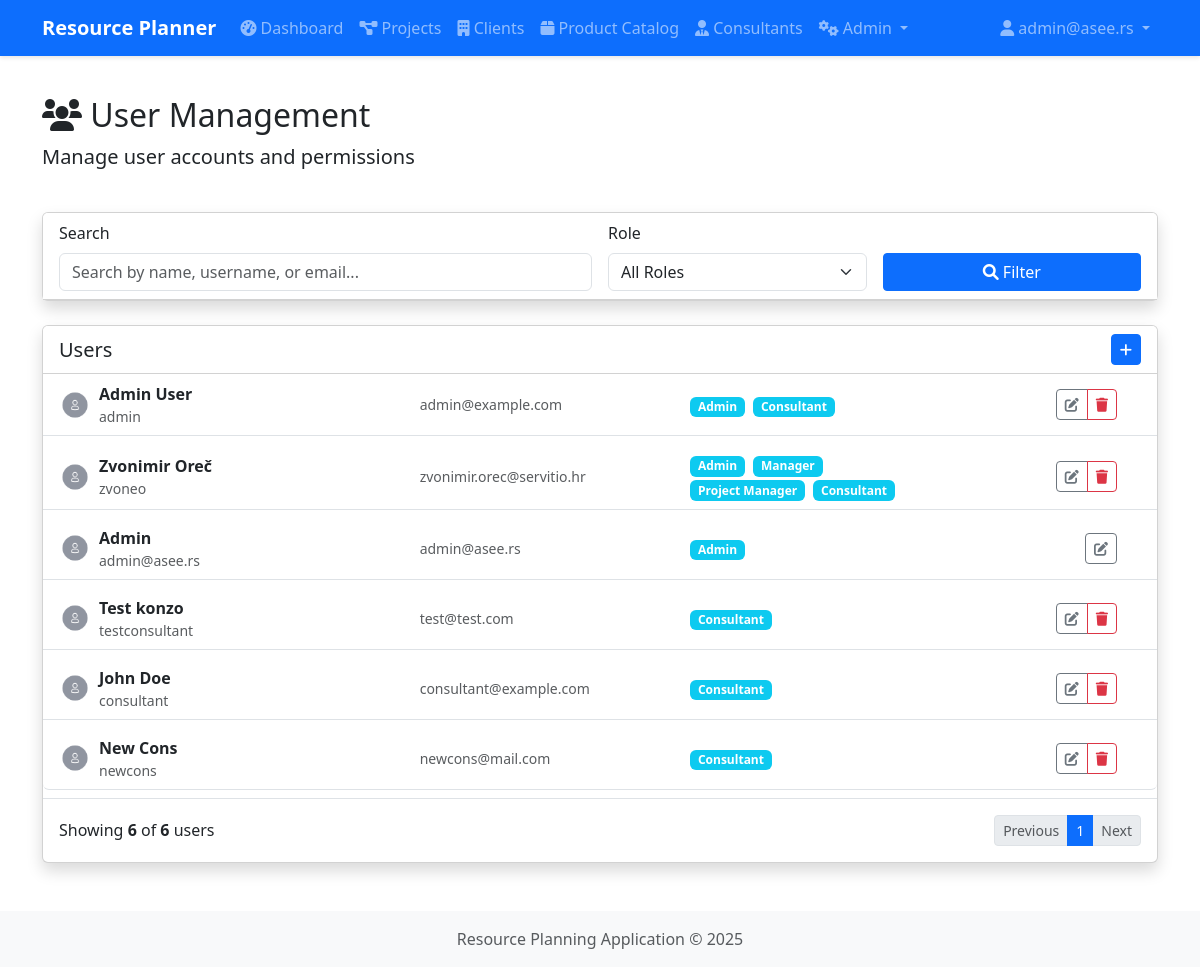
Before: /admin/users (signed in) with the older database file.
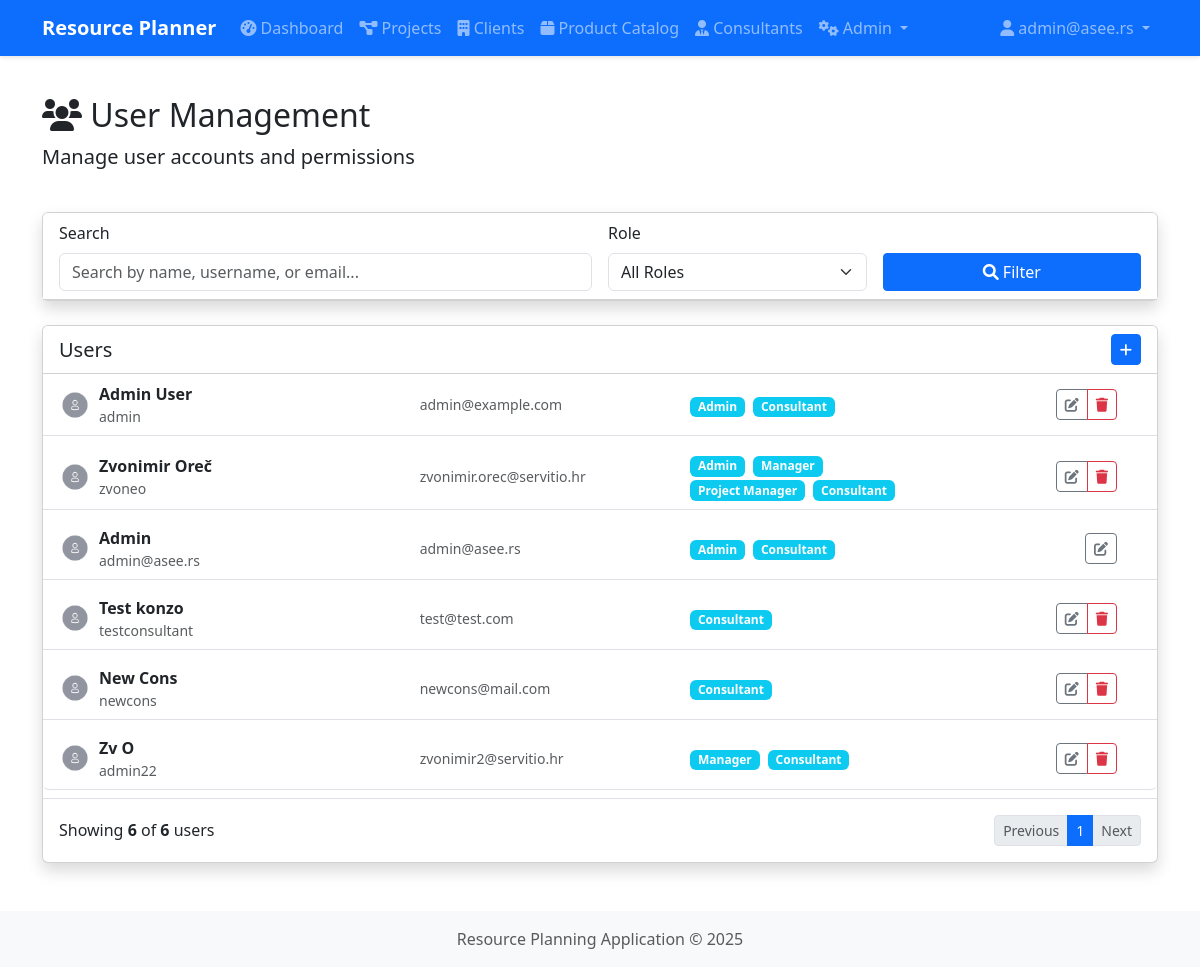
After: the same page with the newer database file.
### app/models.py (models this page shows, shortened)
class User(db.Model, UserMixin):
    __tablename__ = 'users'
    id = db.Column(db.Integer, primary_key=True)
    username = db.Column(db.String(80), unique=True, nullable=False)
    email = db.Column(db.String(120), unique=True, nullable=False)
    password_hash = db.Column(db.String(128))
    first_name = db.Column(db.String(50))
    last_name = db.Column(db.String(50))
    created_at = db.Column(db.DateTime, default=datetime.utcnow)
    is_active = db.Column(db.Boolean, default=True)
    updated_at = db.Column(db.DateTime, default=datetime.utcnow, onupdate=datetime.utcnow)
    consultants = db.relationship('Consultant', backref='user', lazy=True)
    roles = db.relationship('Role', secondary='user_roles', backref=db.backref('users', lazy=True))

class Role(db.Model):
    __tablename__ = 'roles'
    id = db.Column(db.Integer, primary_key=True)
    name = db.Column(db.String(20), unique=True, nullable=False)
    description = db.Column(db.String(100))

### app/routes/admin.py (the view, shortened to what this page needs)
@admin_bp.route('/users')
@login_required
@admin_required
def users():
    page = request.args.get('page', 1, type=int)
    per_page = 10  # Number of items per page
    search = request.args.get('search', '')
    role_filter = request.args.get('role_filter', '')
    status_filter = request.args.get('status_filter', '')
    query = User.query
    if role_filter:
        query = query.join(User.roles).filter(Role.id == role_filter)
    if status_filter:
        is_active = status_filter == 'active'
        query = query.filter(User.is_active == is_active)
    total_users = query.count()
    users_list = query.paginate(page=page, per_page=per_page, error_out=False)
    roles = Role.query.all()
    total_pages = (total_users + per_page - 1) // per_page  # Ceiling division
    return render_template(
        'admin/users.html',
        users=users_list.items,
        page=page,
        total_pages=total_pages,
        total_users=total_users,
        has_prev=users_list.has_prev,
        has_next=users_list.has_next,
        roles=roles
    )

### app/routes/admin.py (called while the page is built)
def admin_required(f):
    @wraps(f)
    def decorated_function(*args, **kwargs):
        if not current_user.is_authenticated or not (user_has_role(current_user, 'Admin') or current_user.username == 'admin'):
            flash('You do not have permission to access this page.', 'danger')
            return redirect(url_for('main.index'))
        return f(*args, **kwargs)
    return decorated_function

### app/utils.py (called while the page is built, shortened)
def user_has_role(user, role_name):
    if not user or not user.is_authenticated:
        return False
    try:
        role = Role.query.filter_by(name=role_name).first()
        if role and role in user.roles:
            return True
    except SQLAlchemyError as e:
        current_app.logger.error(f"Error checking role {role_name} for user {user.username}: {str(e)}")
        if role_name == 'Admin' and user.username == 'admin':
            return True
    return False

### app/templates/admin/users.html (shortened to what this page needs)
{% extends 'base.html' %}
{% block content %}
<div class="row mb-4">
    <div class="col">
        <h1 class="h2">
            <i class="fas fa-users"></i> User Management
        </h1>
        <p class="lead">Manage user accounts and permissions</p>
    </div>
</div>
<div class="row mb-4">
    <div class="col-12">
        <div class="card shadow">
            <div class="card-header bg-white">
                <form method="GET" action="{{ url_for('admin.users') }}" class="row g-3">
                    <div class="col-md-6 position-relative">
                        <label for="search" class="form-label">Search</label>
                        <div class="input-group">
                            <input type="text" name="search" id="search" class="form-control" placeholder="Search by name, username, or email..." value="{{ request.args.get('search', '') }}">
                        </div>
                    </div>
                    <div class="col-md-3">
                        <label for="role_filter" class="form-label">Role</label>
                        <select name="role_filter" id="role_filter" class="form-select">
                            <option value="">All Roles</option>
                        </select>
                    </div>
                    <div class="col-md-3 d-flex align-items-end">
                        <button type="submit" class="btn btn-primary w-100">
                            <i class="fas fa-search"></i> Filter
                        </button>
                    </div>
                </form>
            </div>
        </div>
    </div>
</div>
<div class="row">
    <div class="col-12">
        <div class="card shadow">
            <div class="card-header bg-white d-flex justify-content-between align-items-center">
                <h5 class="mb-0">Users</h5>
                <a href="#" class="btn btn-sm btn-primary add-user-btn" title="Add User">
                    <i class="fas fa-plus"></i>
                </a>
            </div>
            <div class="card-body p-0">
                {% if users %}
                <div class="accordion" id="usersAccordion">
                    {% for user in users %}
                    <div class="accordion-item mb-2 border-0 border-bottom">
                        <div class="accordion-header d-flex align-items-center py-2 px-3" id="heading-{{ user.id }}">
                            <div class="row w-100 align-items-center">
                                <div class="col-md-4">
                                    <div class="d-flex align-items-center">
                                        <img src="{{ user.avatar_url or url_for('static', filename='img/default-avatar.png') }}"
                                             alt="Avatar" class="rounded-circle me-2" width="32" height="32">
                                        <div>
                                            <strong>{{ user.first_name }} {{ user.last_name }}</strong>
                                            <div class="text-muted small">{{ user.username }}</div>
                                        </div>
                                    </div>
                                </div>
                                <div class="col-md-3">
                                    <div class="text-muted small">{{ user.email }}</div>
                                </div>
                                <div class="col-md-3">
                                    {% for role in user.roles %}
                                    <span class="badge bg-info me-1">{{ role.name }}</span>
                                    {% endfor %}
                                </div>
                                <div class="col-md-2 text-end">
                                    <div class="btn-group">
                                        <button class="btn btn-sm btn-outline-secondary" type="button" data-bs-toggle="collapse" data-bs-target="#collapse-{{ user.id }}" aria-expanded="false" aria-controls="collapse-{{ user.id }}" title="Edit User">
                                            <i class="fas fa-edit"></i>
                                        </button>
                                        {% if user.id != current_user.id %}
                                        <button type="button" class="btn btn-sm btn-outline-danger delete-user" data-id="{{ user.id }}" data-name="{{ user.username }}" title="Delete User">
                                            <i class="fas fa-trash"></i>
                                        </button>
                                        {% endif %}
                                    </div>
                                </div>
                            </div>
                        </div>
                    </div>
                    {% endfor %}
                </div>
                <div class="p-3 border-top">
                    <div class="d-flex justify-content-between align-items-center">
                        <div>
                            Showing <span class="fw-bold">{{ users|length }}</span> of <span class="fw-bold">{{ total_users }}</span> users
                        </div>
                        <nav aria-label="Page navigation">
                            <ul class="pagination pagination-sm mb-0">
                                <li class="page-item {% if not has_prev %}disabled{% endif %}">
                                    <a class="page-link" href="{{ url_for('admin.users', page=page-1, search=request.args.get('search', ''), role_filter=request.args.get('role_filter', ''), status_filter=request.args.get('status_filter', '')) }}">Previous</a>
                                </li>
                                {% for p in range(1, total_pages + 1) %}
                                <li class="page-item {% if p == page %}active{% endif %}">
                                    <a class="page-link" href="{{ url_for('admin.users', page=p, search=request.args.get('search', ''), role_filter=request.args.get('role_filter', ''), status_filter=request.args.get('status_filter', '')) }}">{{ p }}</a>
                                </li>
                                {% endfor %}
                                <li class="page-item {% if not has_next %}disabled{% endif %}">
                                    <a class="page-link" href="{{ url_for('admin.users', page=page+1, search=request.args.get('search', ''), role_filter=request.args.get('role_filter', ''), status_filter=request.args.get('status_filter', '')) }}">Next</a>
                                </li>
                            </ul>
                        </nav>
                    </div>
                </div>
                {% else %}
                <div class="alert alert-info m-3">
                    <i class="fas fa-info-circle"></i> No users found.
                </div>
                {% endif %}
            </div>
        </div>
    </div>
</div>
{% endblock %}

### app/templates/base.html (shortened to what this page needs)
<!DOCTYPE html>
<html lang="en">
<head>
    <link href="https://cdn.jsdelivr.net/npm/bootstrap@5.3.0-alpha1/dist/css/bootstrap.min.css" rel="stylesheet">
    <link rel="stylesheet" href="https://cdnjs.cloudflare.com/ajax/libs/font-awesome/6.0.0/css/all.min.css">
    <link rel="stylesheet" href="{{ url_for('static', filename='css/style.css') }}">
</head>
<body>
    <nav class="navbar navbar-expand-lg navbar-dark bg-primary">
        <div class="container">
            <a class="navbar-brand" href="{{ url_for('index') }}">Resource Planner</a>
            <div class="collapse navbar-collapse" id="navbarNav">
                {% if current_user.is_authenticated %}
                <ul class="navbar-nav me-auto">
                    <li class="nav-item">
                        <a class="nav-link" href="{{ url_for('admin.dashboard') }}">
                            <i class="fas fa-tachometer-alt"></i> Dashboard
                        </a>
                    </li>
                    <li class="nav-item">
                        <a class="nav-link" href="{{ url_for('projects.list_projects') }}">
                            <i class="fas fa-project-diagram"></i> Projects
                        </a>
                    </li>
                    <li class="nav-item">
                        <a class="nav-link" href="{{ url_for('clients.list_clients') }}">
                            <i class="fas fa-building"></i> Clients
                        </a>
                    </li>
                    <li class="nav-item">
                        <a class="nav-link" href="{{ url_for('catalog.list_products') }}">
                            <i class="fas fa-box"></i> Product Catalog
                        </a>
                    </li>
                    <li class="nav-item">
                        <a class="nav-link" href="{{ url_for('consultants.list_consultants') }}">
                            <i class="fas fa-user-tie"></i> Consultants
                        </a>
                    </li>
                    {% if 'Admin' in current_user.roles|map(attribute='name') or 'Manager' in current_user.roles|map(attribute='name') %}
                    <li class="nav-item dropdown">
                        <a class="nav-link dropdown-toggle" href="#" id="adminDropdown" role="button" data-bs-toggle="dropdown" aria-expanded="false">
                            <i class="fas fa-cogs"></i> Admin
                        </a>
                    </li>
                    {% endif %}
                </ul>
                <ul class="navbar-nav">
                    <li class="nav-item dropdown">
                        <a class="nav-link dropdown-toggle" href="#" id="userDropdown" role="button" data-bs-toggle="dropdown" aria-expanded="false">
                            <i class="fas fa-user"></i> {{ current_user.username }}
                        </a>
                    </li>
                </ul>
                {% endif %}
            </div>
        </div>
    </nav>
    <div class="container mt-4">
        {% block content %}{% endblock %}
    </div>
    <footer class="footer mt-5 py-3 bg-light">
        <div class="container text-center">
            <span class="text-muted">Resource Planning Application &copy; {{ now.year }}</span>
        </div>
    </footer>
</body>
</html>

### app/static/css/style.css (style rules this page uses)
body { min-height: 100vh; display: flex; flex-direction: column; }
.footer { margin-top: auto; }
.card { transition: transform 0.3s ease; box-shadow: 0 4px 6px rgba(0, 0, 0, 0.1); }
.btn { border-radius: 0.25rem; }
.navbar { box-shadow: 0 2px 4px rgba(0, 0, 0, 0.1); }
.navbar-brand { font-weight: bold; }

### app/templates/admin/users.html (style rules this page uses)
.accordion-item { border-left: 0; border-right: 0; }
.accordion-header { cursor: pointer; }

Changed rows visible on the page:
removed User: first_name "John", last_name "Doe", username "consultant", email "consultant@example.com", Role (name "Consultant")
changed User "admin@asee.rs": gains Role (name "Consultant")
added User: first_name "Zv", last_name "O", username "admin22", email "zvonimir2@servitio.hr", Role (name "Manager"), Role (name "Consultant")
